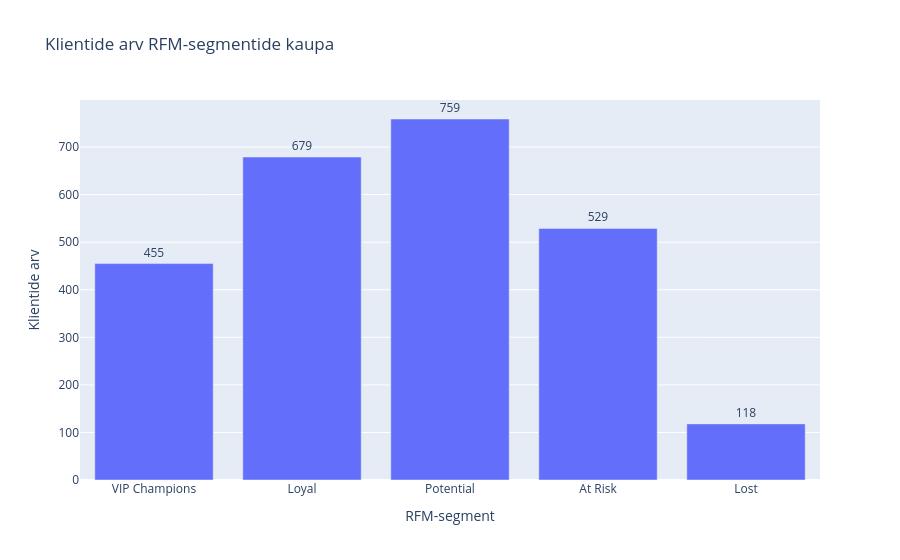

The notebook cell saved with this chart:
### Markdown cell above
### 10.1. Klientide arv segmentide kaupa

### Code cell
fig_customers = px.bar(
    segment_summary_display,
    x="Segment",
    y="customers",
    text="customers",
    category_orders={
        "Segment": [
            "VIP Champions",
            "Loyal",
            "Potential",
            "At Risk",
            "Lost"
        ]
    },
    title="Klientide arv RFM-segmentide kaupa"
)

fig_customers.update_traces(
    textposition="outside"
)

fig_customers.update_layout(
    xaxis_title="RFM-segment",
    yaxis_title="Klientide arv",
    showlegend=False
)

fig_customers.show()

### Figure 1 — Plotly figure (JSON) as saved in the notebook; plotly's stock layout.template omitted (floating-point values rounded to 4 significant figures)
{"data": [{"hovertemplate": "Segment=%{x}<br>customers=%{text}<extra></extra>", "legendgroup": "", "marker": {"color": "#636efa", "pattern": {"shape": ""}}, "name": "", "orientation": "v", "showlegend": false, "text": [455.0, 679.0, 759.0, 529.0, 118.0], "textposition": "outside", "type": "bar", "x": ["VIP Champions", "Loyal", "Potential", "At Risk", "Lost"], "xaxis": "x", "y": [455, 679, 759, 529, 118], "yaxis": "y"}], "layout": {"barmode": "relative", "legend": {"tracegroupgap": 0}, "showlegend": false, "title": {"text": "Klientide arv RFM-segmentide kaupa"}, "xaxis": {"anchor": "y", "categoryarray": ["VIP Champions", "Loyal", "Potential", "At Risk", "Lost"], "categoryorder": "array", "domain": [0, 1], "title": {"text": "RFM-segment"}}, "yaxis": {"anchor": "x", "domain": [0, 1], "title": {"text": "Klientide arv"}}}}
